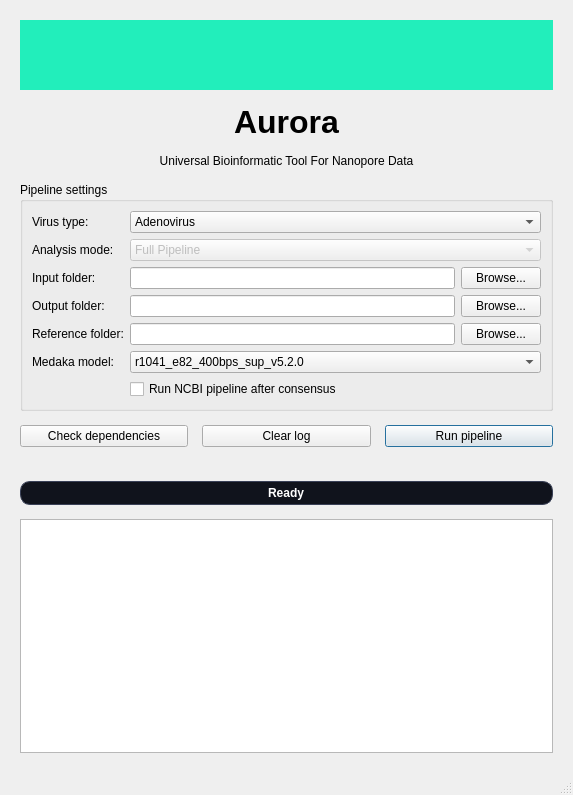
<?xml version="1.0" encoding="UTF-8"?>
<ui version="4.0">
 <class>MainWindow</class>
 <widget class="QMainWindow" name="MainWindow">
  <property name="geometry">
   <rect>
    <x>0</x>
    <y>0</y>
    <width>573</width>
    <height>795</height>
   </rect>
  </property>
  <property name="windowTitle">
   <string>Aurora - Universal Virus Identification System</string>
  </property>
  <widget class="QWidget" name="centralwidget">
   <layout class="QVBoxLayout" name="outerLayout">
    <property name="spacing">
     <number>14</number>
    </property>
    <property name="leftMargin">
     <number>20</number>
    </property>
    <property name="topMargin">
     <number>20</number>
    </property>
    <property name="rightMargin">
     <number>20</number>
    </property>
    <property name="bottomMargin">
     <number>20</number>
    </property>
    <item>
     <widget class="QLabel" name="bannerLabel">
      <property name="sizePolicy">
       <sizepolicy hsizetype="Expanding" vsizetype="Preferred">
        <horstretch>0</horstretch>
        <verstretch>0</verstretch>
       </sizepolicy>
      </property>
      <property name="minimumSize">
       <size>
        <width>0</width>
        <height>70</height>
       </size>
      </property>
      <property name="styleSheet">
       <string notr="true">QLabel {
    background-color: #2eb;
    color: white;
    font-size: 24px;
    font-weight: bold;
    padding: 2px;
}</string>
      </property>
      <property name="text">
       <string/>
      </property>
      <property name="pixmap">
       <pixmap resource="resources.qrc">:/Aurora/images:/croppeddeeraurora.png</pixmap>
      </property>
      <property name="scaledContents">
       <bool>true</bool>
      </property>
      <property name="alignment">
       <set>Qt::AlignmentFlag::AlignCenter</set>
      </property>
     </widget>
    </item>
    <item>
     <widget class="QLabel" name="titleLabel">
      <property name="font">
       <font>
        <pointsize>24</pointsize>
        <bold>true</bold>
       </font>
      </property>
      <property name="text">
       <string>Aurora</string>
      </property>
      <property name="alignment">
       <set>Qt::AlignmentFlag::AlignCenter</set>
      </property>
     </widget>
    </item>
    <item>
     <widget class="QLabel" name="subtitleLabel">
      <property name="text">
       <string>Universal Bioinformatic Tool For Nanopore Data</string>
      </property>
      <property name="alignment">
       <set>Qt::AlignmentFlag::AlignCenter</set>
      </property>
     </widget>
    </item>
    <item>
     <widget class="QGroupBox" name="settingsBox">
      <property name="title">
       <string>Pipeline settings</string>
      </property>
      <layout class="QFormLayout" name="settingsForm">
       <item row="0" column="0">
        <widget class="QLabel" name="virusLabel">
         <property name="text">
          <string>Virus type:</string>
         </property>
        </widget>
       </item>
       <item row="0" column="1">
        <widget class="QComboBox" name="virus_combo">
         <item>
          <property name="text">
           <string>Adenovirus</string>
          </property>
         </item>
         <item>
          <property name="text">
           <string>Hepatitis B Virus</string>
          </property>
         </item>
         <item>
          <property name="text">
           <string>Hepatitis C Virus</string>
          </property>
         </item>
         <item>
          <property name="text">
           <string>Other</string>
          </property>
         </item>
        </widget>
       </item>
       <item row="1" column="0">
        <widget class="QLabel" name="modeLabel">
         <property name="text">
          <string>Analysis mode:</string>
         </property>
        </widget>
       </item>
       <item row="1" column="1">
        <widget class="QComboBox" name="mode_combo">
         <property name="enabled">
          <bool>false</bool>
         </property>
         <item>
          <property name="text">
           <string>Full Pipeline</string>
          </property>
         </item>
        </widget>
       </item>
       <item row="2" column="0">
        <widget class="QLabel" name="inputLabel">
         <property name="text">
          <string>Input folder:</string>
         </property>
        </widget>
       </item>
       <item row="2" column="1">
        <widget class="QWidget" name="inputFieldWidget" native="true">
         <layout class="QHBoxLayout" name="inputFieldLayout">
          <property name="leftMargin">
           <number>0</number>
          </property>
          <property name="topMargin">
           <number>0</number>
          </property>
          <property name="rightMargin">
           <number>0</number>
          </property>
          <property name="bottomMargin">
           <number>0</number>
          </property>
          <item>
           <widget class="QLineEdit" name="input_edit"/>
          </item>
          <item>
           <widget class="QPushButton" name="input_browse_button">
            <property name="text">
             <string>Browse...</string>
            </property>
           </widget>
          </item>
         </layout>
        </widget>
       </item>
       <item row="3" column="0">
        <widget class="QLabel" name="outputLabel">
         <property name="text">
          <string>Output folder:</string>
         </property>
        </widget>
       </item>
       <item row="3" column="1">
        <widget class="QWidget" name="outputFieldWidget" native="true">
         <layout class="QHBoxLayout" name="outputFieldLayout">
          <property name="leftMargin">
           <number>0</number>
          </property>
          <property name="topMargin">
           <number>0</number>
          </property>
          <property name="rightMargin">
           <number>0</number>
          </property>
          <property name="bottomMargin">
           <number>0</number>
          </property>
          <item>
           <widget class="QLineEdit" name="output_edit"/>
          </item>
          <item>
           <widget class="QPushButton" name="output_browse_button">
            <property name="text">
             <string>Browse...</string>
            </property>
           </widget>
          </item>
         </layout>
        </widget>
       </item>
       <item row="4" column="0">
        <widget class="QLabel" name="referenceLabel">
         <property name="text">
          <string>Reference folder:</string>
         </property>
        </widget>
       </item>
       <item row="4" column="1">
        <widget class="QWidget" name="referenceFieldWidget" native="true">
         <layout class="QHBoxLayout" name="referenceFieldLayout">
          <property name="leftMargin">
           <number>0</number>
          </property>
          <property name="topMargin">
           <number>0</number>
          </property>
          <property name="rightMargin">
           <number>0</number>
          </property>
          <property name="bottomMargin">
           <number>0</number>
          </property>
          <item>
           <widget class="QLineEdit" name="reference_edit"/>
          </item>
          <item>
           <widget class="QPushButton" name="reference_browse_button">
            <property name="text">
             <string>Browse...</string>
            </property>
           </widget>
          </item>
         </layout>
        </widget>
       </item>
       <item row="5" column="0">
        <widget class="QLabel" name="medakaLabel">
         <property name="text">
          <string>Medaka model:</string>
         </property>
        </widget>
       </item>
       <item row="5" column="1">
        <widget class="QComboBox" name="medaka_combo">
         <property name="maxVisibleItems">
          <number>15</number>
         </property>
         <item>
          <property name="text">
           <string>r1041_e82_400bps_sup_v5.2.0</string>
          </property>
         </item>
         <item>
          <property name="text">
           <string>r1041_e82_400bps_hac_v5.0.0</string>
          </property>
         </item>
         <item>
          <property name="text">
           <string>r1041_e82_400bps_sup_v4.3.0</string>
          </property>
         </item>
         <item>
          <property name="text">
           <string>r1041_e82_400bps_sup_v5.0.0</string>
          </property>
         </item>
         <item>
          <property name="text">
           <string>r1041_e82_400bps_sup_v4.2.0</string>
          </property>
         </item>
         <item>
          <property name="text">
           <string>r1041_e82_400bps_sup_v3.5.1</string>
          </property>
         </item>
         <item>
          <property name="text">
           <string>r1041_e82_400bps_sup_variant_v4.2.0</string>
          </property>
         </item>
         <item>
          <property name="text">
           <string>r1041_e82_400bps_hac_v4.2.0</string>
          </property>
         </item>
         <item>
          <property name="text">
           <string>r1041_e82_400bps_hac_variant_v4.2.0</string>
          </property>
         </item>
         <item>
          <property name="text">
           <string>r1041_e82_400bps_fast_g632</string>
          </property>
         </item>
         <item>
          <property name="text">
           <string>r1041_e82_400bps_fast_variant_g632</string>
          </property>
         </item>
         <item>
          <property name="text">
           <string>r1041_e82_260bps_sup_v4.1.0</string>
          </property>
         </item>
         <item>
          <property name="text">
           <string>r1041_e82_260bps_sup_variant_v4.1.0</string>
          </property>
         </item>
         <item>
          <property name="text">
           <string>r1041_e82_260bps_hac_v4.1.0</string>
          </property>
         </item>
         <item>
          <property name="text">
           <string>r1041_e82_260bps_hac_variant_v4.1.0</string>
          </property>
         </item>
         <item>
          <property name="text">
           <string>r1041_e82_260bps_fast_g632</string>
          </property>
         </item>
         <item>
          <property name="text">
           <string>r1041_e82_260bps_fast_variant_g632</string>
          </property>
         </item>
         <item>
          <property name="text">
           <string>r941_min_fast_g507</string>
          </property>
         </item>
         <item>
          <property name="text">
           <string>r941_min_fast_variant_g507</string>
          </property>
         </item>
         <item>
          <property name="text">
           <string>r941_min_hac_g507</string>
          </property>
         </item>
         <item>
          <property name="text">
           <string>r941_min_hac_variant_g507</string>
          </property>
         </item>
         <item>
          <property name="text">
           <string>r941_min_sup_g507</string>
          </property>
         </item>
         <item>
          <property name="text">
           <string>r941_min_sup_variant_g507</string>
          </property>
         </item>
         <item>
          <property name="text">
           <string>r941_prom_fast_g507</string>
          </property>
         </item>
         <item>
          <property name="text">
           <string>r941_prom_fast_variant_g507</string>
          </property>
         </item>
         <item>
          <property name="text">
           <string>r941_prom_hac_g507</string>
          </property>
         </item>
         <item>
          <property name="text">
           <string>r941_prom_hac_variant_g507</string>
          </property>
         </item>
         <item>
          <property name="text">
           <string>r941_prom_sup_g507</string>
          </property>
         </item>
         <item>
          <property name="text">
           <string>r941_prom_sup_variant_g507</string>
          </property>
         </item>
        </widget>
       </item>
       <item row="6" column="1">
        <widget class="QCheckBox" name="ncbi_checkbox">
         <property name="text">
          <string>Run NCBI pipeline after consensus</string>
         </property>
        </widget>
       </item>
      </layout>
     </widget>
    </item>
    <item>
     <layout class="QHBoxLayout" name="buttonRow">
      <item>
       <widget class="QPushButton" name="check_button">
        <property name="text">
         <string>Check dependencies</string>
        </property>
       </widget>
      </item>
      <item>
       <widget class="QPushButton" name="clear_button">
        <property name="text">
         <string>Clear log</string>
        </property>
       </widget>
      </item>
      <item>
       <widget class="QPushButton" name="run_button">
        <property name="text">
         <string>Run pipeline</string>
        </property>
        <property name="default">
         <bool>true</bool>
        </property>
       </widget>
      </item>
     </layout>
    </item>
    <item>
     <spacer name="buttonSpacer">
      <property name="orientation">
       <enum>Qt::Orientation::Horizontal</enum>
      </property>
      <property name="sizeHint" stdset="0">
       <size>
        <width>40</width>
        <height>20</height>
       </size>
      </property>
     </spacer>
    </item>
    <item>
     <widget class="QProgressBar" name="progress">
      <property name="styleSheet">
       <string notr="true">QProgressBar {
    background-color: #10131c;
    border: 1px solid #394056;
    border-radius: 10px;
    text-align: center;
    color: white;
    font-weight: bold;
    min-height: 20px;
}

QProgressBar::chunk {
    border-radius: 9px;

    background: qlineargradient(
        x1: 0, y1: 0,
        x2: 1, y2: 0,
        stop: 0.00 #7c3aed,
        stop: 0.20 #ec4899,
        stop: 0.42 #22d3ee,
        stop: 0.65 #34d399,
        stop: 0.82 #38bdf8,
        stop: 1.00 #8b5cf6
    );
}</string>
      </property>
      <property name="minimum">
       <number>0</number>
      </property>
      <property name="maximum">
       <number>1</number>
      </property>
      <property name="value">
       <number>0</number>
      </property>
      <property name="format">
       <string>Ready</string>
      </property>
     </widget>
    </item>
    <item>
     <widget class="QPlainTextEdit" name="log">
      <property name="font">
       <font>
        <family>Menlo</family>
       </font>
      </property>
      <property name="lineWrapMode">
       <enum>QPlainTextEdit::LineWrapMode::NoWrap</enum>
      </property>
      <property name="readOnly">
       <bool>true</bool>
      </property>
     </widget>
    </item>
   </layout>
  </widget>
  <widget class="QStatusBar" name="statusBar"/>
 </widget>
 <resources>
  <include location="resources.qrc"/>
 </resources>
 <connections/>
</ui>
